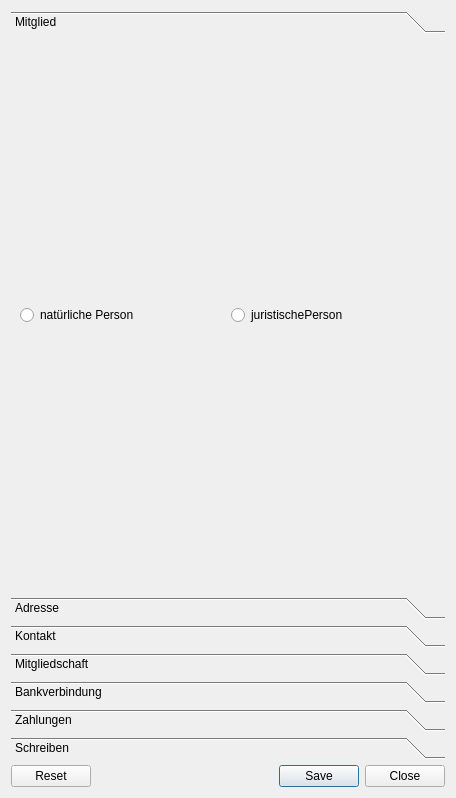
<?xml version="1.0" encoding="UTF-8"?>
<ui version="4.0">
 <class>Mitglied</class>
 <widget class="QWidget" name="Mitglied">
  <property name="geometry">
   <rect>
    <x>0</x>
    <y>0</y>
    <width>456</width>
    <height>798</height>
   </rect>
  </property>
  <property name="windowTitle">
   <string>Mitglied</string>
  </property>
  <layout class="QGridLayout" name="gridLayout_6">
   <item row="0" column="0">
    <widget class="QToolBox" name="toolBox">
     <property name="currentIndex">
      <number>0</number>
     </property>
     <widget class="QWidget" name="pgPerson">
      <property name="geometry">
       <rect>
        <x>0</x>
        <y>0</y>
        <width>438</width>
        <height>530</height>
       </rect>
      </property>
      <attribute name="label">
       <string>Mitglied</string>
      </attribute>
      <layout class="QVBoxLayout" name="verticalLayout_2">
       <item>
        <layout class="QHBoxLayout" name="horizontalLayout_2">
         <item>
          <widget class="QRadioButton" name="radNatuerlichePerson">
           <property name="text">
            <string>natürliche Person</string>
           </property>
          </widget>
         </item>
         <item>
          <widget class="QRadioButton" name="radJuristischePerson">
           <property name="text">
            <string>juristischePerson</string>
           </property>
          </widget>
         </item>
        </layout>
       </item>
      </layout>
     </widget>
     <widget class="QWidget" name="pgAdresse">
      <property name="geometry">
       <rect>
        <x>0</x>
        <y>0</y>
        <width>471</width>
        <height>530</height>
       </rect>
      </property>
      <attribute name="label">
       <string>Adresse</string>
      </attribute>
      <layout class="QVBoxLayout" name="verticalLayout">
       <item>
        <layout class="QFormLayout" name="formLayout_6">
         <item row="0" column="0">
          <widget class="QLabel" name="label">
           <property name="text">
            <string>Straße</string>
           </property>
          </widget>
         </item>
         <item row="0" column="1">
          <widget class="QLineEdit" name="txlStrasse"/>
         </item>
         <item row="1" column="0">
          <widget class="QLabel" name="label_3">
           <property name="text">
            <string>Hnr</string>
           </property>
          </widget>
         </item>
         <item row="1" column="1">
          <layout class="QHBoxLayout" name="horizontalLayout_3">
           <item>
            <widget class="QLineEdit" name="txlHnr"/>
           </item>
           <item>
            <widget class="QLabel" name="label_4">
             <property name="text">
              <string>Zusatz</string>
             </property>
            </widget>
           </item>
           <item>
            <widget class="QLineEdit" name="txlHnrZusatz"/>
           </item>
          </layout>
         </item>
         <item row="2" column="0">
          <widget class="QLabel" name="label_5">
           <property name="text">
            <string>Adresszusatz</string>
           </property>
          </widget>
         </item>
         <item row="2" column="1">
          <widget class="QLineEdit" name="txlAdresszusatz"/>
         </item>
        </layout>
       </item>
       <item>
        <widget class="QGroupBox" name="groupBox">
         <property name="title">
          <string>Ort</string>
         </property>
         <layout class="QVBoxLayout" name="verticalLayout_3">
          <item>
           <layout class="QFormLayout" name="formLayout_5">
            <item row="0" column="0">
             <widget class="QRadioButton" name="radOrtCbx">
              <property name="text">
               <string>vorhandene</string>
              </property>
             </widget>
            </item>
            <item row="0" column="1">
             <widget class="QComboBox" name="cbxOrt"/>
            </item>
           </layout>
          </item>
          <item>
           <layout class="QFormLayout" name="formLayout_4">
            <item row="0" column="0">
             <widget class="QRadioButton" name="radOrtNeu">
              <property name="toolTip">
               <string>einen neuen Ort erfassen</string>
              </property>
              <property name="text">
               <string>neu</string>
              </property>
             </widget>
            </item>
            <item row="0" column="1">
             <layout class="QFormLayout" name="formLayout">
              <item row="0" column="0">
               <widget class="QLabel" name="labPlz">
                <property name="text">
                 <string>PLZ</string>
                </property>
               </widget>
              </item>
              <item row="0" column="1">
               <widget class="QLineEdit" name="txlPlz"/>
              </item>
              <item row="1" column="0">
               <widget class="QLabel" name="labOrt">
                <property name="text">
                 <string>Ort</string>
                </property>
               </widget>
              </item>
              <item row="1" column="1">
               <widget class="QLineEdit" name="txlOrt"/>
              </item>
              <item row="2" column="0">
               <widget class="QLabel" name="labLand">
                <property name="text">
                 <string>Land</string>
                </property>
               </widget>
              </item>
              <item row="2" column="1">
               <widget class="QComboBox" name="cbxLand"/>
              </item>
             </layout>
            </item>
           </layout>
          </item>
         </layout>
        </widget>
       </item>
       <item>
        <spacer name="verticalSpacer">
         <property name="orientation">
          <enum>Qt::Vertical</enum>
         </property>
         <property name="sizeHint" stdset="0">
          <size>
           <width>20</width>
           <height>288</height>
          </size>
         </property>
        </spacer>
       </item>
      </layout>
     </widget>
     <widget class="QWidget" name="pgKontakt">
      <property name="geometry">
       <rect>
        <x>0</x>
        <y>0</y>
        <width>471</width>
        <height>530</height>
       </rect>
      </property>
      <attribute name="label">
       <string>Kontakt</string>
      </attribute>
      <layout class="QGridLayout" name="gridLayout_3">
       <item row="0" column="0">
        <widget class="QTabWidget" name="tabKontakt">
         <property name="contextMenuPolicy">
          <enum>Qt::CustomContextMenu</enum>
         </property>
         <property name="currentIndex">
          <number>0</number>
         </property>
         <widget class="QWidget" name="tabEmail">
          <attribute name="title">
           <string>Email</string>
          </attribute>
          <layout class="QGridLayout" name="gridLayout_2">
           <item row="0" column="0">
            <widget class="QTableView" name="tblEmail">
             <property name="contextMenuPolicy">
              <enum>Qt::CustomContextMenu</enum>
             </property>
             <property name="editTriggers">
              <set>QAbstractItemView::DoubleClicked</set>
             </property>
            </widget>
           </item>
          </layout>
         </widget>
         <widget class="QWidget" name="tabTelefon">
          <attribute name="title">
           <string>Telefon/Fax</string>
          </attribute>
          <layout class="QGridLayout" name="gridLayout">
           <item row="0" column="0">
            <widget class="QTableView" name="tblTelefon">
             <property name="contextMenuPolicy">
              <enum>Qt::CustomContextMenu</enum>
             </property>
             <property name="editTriggers">
              <set>QAbstractItemView::DoubleClicked</set>
             </property>
            </widget>
           </item>
          </layout>
         </widget>
        </widget>
       </item>
      </layout>
     </widget>
     <widget class="QWidget" name="pgMitgliedschaft">
      <property name="geometry">
       <rect>
        <x>0</x>
        <y>0</y>
        <width>471</width>
        <height>530</height>
       </rect>
      </property>
      <attribute name="label">
       <string>Mitgliedschaft</string>
      </attribute>
      <layout class="QFormLayout" name="formLayout_2">
       <item row="0" column="0">
        <widget class="QLabel" name="label_2">
         <property name="text">
          <string>Mitgliedsnummer</string>
         </property>
        </widget>
       </item>
       <item row="0" column="1">
        <widget class="QLineEdit" name="txlMitgliedsnummer">
         <property name="enabled">
          <bool>true</bool>
         </property>
         <property name="readOnly">
          <bool>true</bool>
         </property>
        </widget>
       </item>
       <item row="1" column="0">
        <widget class="QLabel" name="label_13">
         <property name="text">
          <string>Kategorie</string>
         </property>
        </widget>
       </item>
       <item row="1" column="1">
        <widget class="QComboBox" name="cbxKategorie"/>
       </item>
       <item row="2" column="0">
        <widget class="QLabel" name="label_7">
         <property name="text">
          <string>Beitragsgruppe</string>
         </property>
        </widget>
       </item>
       <item row="2" column="1">
        <widget class="QComboBox" name="cbxBeitragsgruppe"/>
       </item>
       <item row="3" column="0">
        <widget class="QLabel" name="label_9">
         <property name="text">
          <string>Beitrag</string>
         </property>
        </widget>
       </item>
       <item row="3" column="1">
        <widget class="QLineEdit" name="txlBeitrag">
         <property name="readOnly">
          <bool>true</bool>
         </property>
        </widget>
       </item>
       <item row="4" column="0">
        <widget class="QLabel" name="label_10">
         <property name="text">
          <string>individueller Beitrag</string>
         </property>
        </widget>
       </item>
       <item row="4" column="1">
        <widget class="QLineEdit" name="txlIndividuellerBeitrag"/>
       </item>
       <item row="5" column="0">
        <widget class="QLabel" name="label_15">
         <property name="text">
          <string>Zahlungsart</string>
         </property>
        </widget>
       </item>
       <item row="5" column="1">
        <widget class="QComboBox" name="cbxZahlungsart"/>
       </item>
       <item row="6" column="0">
        <widget class="QLabel" name="label_17">
         <property name="text">
          <string>Zahlweise</string>
         </property>
        </widget>
       </item>
       <item row="6" column="1">
        <widget class="QComboBox" name="cbxZahlweise"/>
       </item>
       <item row="7" column="0">
        <widget class="QLabel" name="label_11">
         <property name="text">
          <string>Eintrittsdatum</string>
         </property>
        </widget>
       </item>
       <item row="7" column="1">
        <widget class="QDateEdit" name="dateEintrittsDatum">
         <property name="displayFormat">
          <string>dd.MM.yyyy</string>
         </property>
         <property name="calendarPopup">
          <bool>true</bool>
         </property>
        </widget>
       </item>
       <item row="8" column="0">
        <widget class="QLabel" name="label_12">
         <property name="text">
          <string>Austrittsdatum</string>
         </property>
        </widget>
       </item>
       <item row="8" column="1">
        <layout class="QHBoxLayout" name="horizontalLayout">
         <item>
          <widget class="QDateEdit" name="dateAustrittsDatum">
           <property name="dateTime">
            <datetime>
             <hour>0</hour>
             <minute>0</minute>
             <second>0</second>
             <year>2099</year>
             <month>12</month>
             <day>31</day>
            </datetime>
           </property>
           <property name="date">
            <date>
             <year>2099</year>
             <month>12</month>
             <day>31</day>
            </date>
           </property>
           <property name="displayFormat">
            <string>dd.MM.yyyy</string>
           </property>
           <property name="calendarPopup">
            <bool>true</bool>
           </property>
          </widget>
         </item>
         <item>
          <widget class="QPushButton" name="btnAustrittHeute">
           <property name="text">
            <string>heute</string>
           </property>
          </widget>
         </item>
        </layout>
       </item>
       <item row="9" column="0">
        <widget class="QLabel" name="lblAustrittsgrund">
         <property name="text">
          <string>Austrittsgrund</string>
         </property>
        </widget>
       </item>
       <item row="9" column="1">
        <widget class="QComboBox" name="cbxAustrittsgrund"/>
       </item>
      </layout>
     </widget>
     <widget class="QWidget" name="pgBankverbindung">
      <property name="geometry">
       <rect>
        <x>0</x>
        <y>0</y>
        <width>446</width>
        <height>517</height>
       </rect>
      </property>
      <attribute name="label">
       <string>Bankverbindung</string>
      </attribute>
      <layout class="QFormLayout" name="formLayout_3">
       <item row="0" column="0">
        <widget class="QLabel" name="label_8">
         <property name="text">
          <string>Kontonummer</string>
         </property>
        </widget>
       </item>
       <item row="0" column="1">
        <widget class="QLineEdit" name="txlKontonummer"/>
       </item>
       <item row="1" column="0">
        <widget class="QLabel" name="label_14">
         <property name="text">
          <string>BLZ</string>
         </property>
        </widget>
       </item>
       <item row="1" column="1">
        <widget class="QLineEdit" name="txlBlz"/>
       </item>
       <item row="2" column="0">
        <widget class="QLabel" name="label_16">
         <property name="text">
          <string>Institut</string>
         </property>
        </widget>
       </item>
       <item row="2" column="1">
        <widget class="QLineEdit" name="txlInstitut">
         <property name="readOnly">
          <bool>false</bool>
         </property>
        </widget>
       </item>
       <item row="3" column="0">
        <widget class="QLabel" name="label_18">
         <property name="text">
          <string>Kontoinhaber</string>
         </property>
        </widget>
       </item>
       <item row="3" column="1">
        <widget class="QLineEdit" name="txlKontoInhaber"/>
       </item>
       <item row="4" column="0">
        <widget class="QLabel" name="label_19">
         <property name="text">
          <string>Datum der Einzugsermächtigung</string>
         </property>
        </widget>
       </item>
       <item row="4" column="1">
        <layout class="QHBoxLayout" name="horizontalLayout_4">
         <item>
          <widget class="QDateEdit" name="dateEinzugsermaechtigung">
           <property name="displayFormat">
            <string>dd.MM.yyyy</string>
           </property>
           <property name="calendarPopup">
            <bool>true</bool>
           </property>
          </widget>
         </item>
         <item>
          <widget class="QPushButton" name="btnEinzugsermaechtigungHeute">
           <property name="text">
            <string>Heute</string>
           </property>
          </widget>
         </item>
        </layout>
       </item>
      </layout>
     </widget>
     <widget class="QWidget" name="pgZahlungen">
      <property name="geometry">
       <rect>
        <x>0</x>
        <y>0</y>
        <width>471</width>
        <height>530</height>
       </rect>
      </property>
      <attribute name="label">
       <string>Zahlungen</string>
      </attribute>
      <layout class="QGridLayout" name="gridLayout_4">
       <item row="0" column="0">
        <widget class="QTableView" name="tblZahlungen">
         <property name="contextMenuPolicy">
          <enum>Qt::CustomContextMenu</enum>
         </property>
         <property name="editTriggers">
          <set>QAbstractItemView::DoubleClicked</set>
         </property>
        </widget>
       </item>
      </layout>
     </widget>
     <widget class="QWidget" name="pgSchreiben">
      <property name="geometry">
       <rect>
        <x>0</x>
        <y>0</y>
        <width>471</width>
        <height>530</height>
       </rect>
      </property>
      <attribute name="label">
       <string>Schreiben</string>
      </attribute>
      <layout class="QGridLayout" name="gridLayout_5">
       <item row="0" column="0">
        <widget class="QTableWidget" name="tblSchreiben">
         <property name="editTriggers">
          <set>QAbstractItemView::NoEditTriggers</set>
         </property>
         <property name="selectionMode">
          <enum>QAbstractItemView::SingleSelection</enum>
         </property>
         <property name="selectionBehavior">
          <enum>QAbstractItemView::SelectRows</enum>
         </property>
         <property name="sortingEnabled">
          <bool>true</bool>
         </property>
         <property name="columnCount">
          <number>3</number>
         </property>
         <attribute name="horizontalHeaderVisible">
          <bool>false</bool>
         </attribute>
         <column/>
         <column/>
         <column/>
        </widget>
       </item>
      </layout>
     </widget>
    </widget>
   </item>
   <item row="1" column="0">
    <widget class="QDialogButtonBox" name="buttonBox">
     <property name="standardButtons">
      <set>QDialogButtonBox::Close|QDialogButtonBox::Reset|QDialogButtonBox::Save</set>
     </property>
    </widget>
   </item>
  </layout>
 </widget>
 <tabstops>
  <tabstop>radNatuerlichePerson</tabstop>
  <tabstop>radJuristischePerson</tabstop>
  <tabstop>txlStrasse</tabstop>
  <tabstop>txlHnr</tabstop>
  <tabstop>txlHnrZusatz</tabstop>
  <tabstop>txlAdresszusatz</tabstop>
  <tabstop>cbxOrt</tabstop>
  <tabstop>tabKontakt</tabstop>
  <tabstop>tblTelefon</tabstop>
  <tabstop>tblEmail</tabstop>
  <tabstop>txlMitgliedsnummer</tabstop>
  <tabstop>cbxKategorie</tabstop>
  <tabstop>cbxBeitragsgruppe</tabstop>
  <tabstop>txlBeitrag</tabstop>
  <tabstop>txlIndividuellerBeitrag</tabstop>
  <tabstop>cbxZahlungsart</tabstop>
  <tabstop>cbxZahlweise</tabstop>
  <tabstop>dateEintrittsDatum</tabstop>
  <tabstop>dateAustrittsDatum</tabstop>
  <tabstop>btnAustrittHeute</tabstop>
  <tabstop>cbxAustrittsgrund</tabstop>
  <tabstop>txlKontonummer</tabstop>
  <tabstop>txlBlz</tabstop>
  <tabstop>txlInstitut</tabstop>
  <tabstop>txlKontoInhaber</tabstop>
  <tabstop>tblZahlungen</tabstop>
  <tabstop>buttonBox</tabstop>
 </tabstops>
 <resources>
  <include location="resources.qrc"/>
 </resources>
 <connections/>
</ui>
